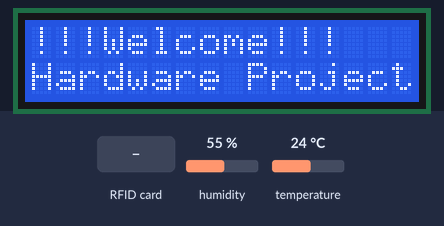
Simulated run of this sketch. Board: ESP8266 (NodeMCU). Parts: 16×2 character LCD. Inputs (shaded band) come from the test bench; at power-on: humidity 55 %, temperature 24 °C. The modem accepts every AT command (registered, SIM ready, sends succeed) and sends nothing else; what the sketch prints to the serial monitor is not drawn.

Above: at 2.3 s.
2.4 s: RFID card 0C 83 D3 A0 held to the reader
At 4.9 s:
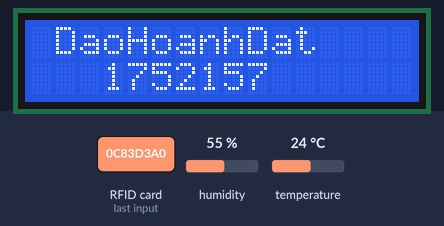
At 6.4 s:
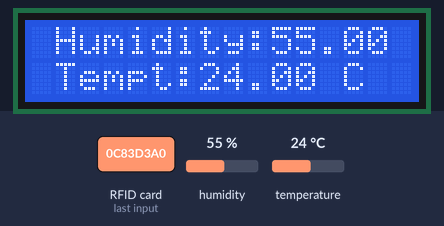
7.0 s: RFID card 90 DA 93 13 held to the reader
At 10.1 s:
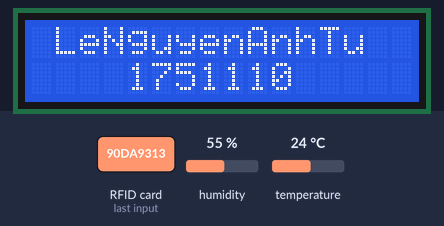
Timing chart, 0 to 11.6 s (numbered marks = the images above; inputs shaded):
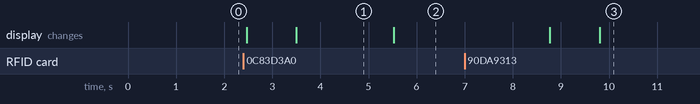

The sketch:

LCD_DHT11_RC522_SIM800L.ino
```cpp
/*************************************************************************/
#include <LiquidCrystal_I2C.h>

// set the LCD number of columns and rows
int lcdColumns = 16;
int lcdRows = 2;

// set LCD address, number of columns and rows
// if you don't know your display address, run an I2C scanner sketch
LiquidCrystal_I2C lcd(0x27, lcdColumns, lcdRows);

/*************************************************************************/
#define SS_PIN D0 //D0
#define RST_PIN D3 //D3

#include <SPI.h>
#include <MFRC522.h>

MFRC522 mfrc522(SS_PIN, RST_PIN);   // Create MFRC522 instance.

/************************************************************************/
#include "DHT.h"

#define DHTPIN 10    // Digital pin connected to the DHT sensor

#define DHTTYPE DHT11   // DHT 11

DHT dht(DHTPIN, DHTTYPE);

/*************************************************************************/
#include <SoftwareSerial.h>

#define RX 15
#define TX 2

SoftwareSerial sim(TX, RX);

/*************************************************************************/
String welcomeMessage = "!!!Welcome!!!";
String projectDescription = "Hardware Project";
String nameMember1 = " DaoHoanhDat ";
String studentID1  = "   1752157 ";
String member1Phone = "+84708367531"; // +880 is the country code
String nameMember2 = " LeNguyenAnhTu ";
String studentID2  = "    1751110    ";
String member2Phone = "+84946688199"; // +880 is the country code

void showTempHumid (float h, float t, float f) {
  lcd.clear();
  lcd.setCursor(0, 0);
  lcd.print(F(" Humidity:"));
  lcd.print(h);
  lcd.setCursor(0, 1);
  lcd.print(F(" Tempt:"));
  lcd.print(t);
  lcd.print(F(" C "));

  Serial.print(F("Humidity: "));
  Serial.print(h);
  Serial.print(F("%  Temperature: "));
  Serial.print(t);
  Serial.print(F("°C | "));
  Serial.print(f);
  Serial.println(F("°F "));
//  Serial.print(F("°F  Heat index: "));
//  Serial.print(hic);
//  Serial.print(F("°C "));
//  Serial.print(hif);
//  Serial.println(F("°F"));
}

void checkCard(){
  // Look for new cards
  if ( ! mfrc522.PICC_IsNewCardPresent())
  {
    return;
  }
  // Select one of the cards
  if ( ! mfrc522.PICC_ReadCardSerial())
  {
    return;
  }
}

void checkSensor(float h, float t, float f){
  // Check if any reads failed and exit early (to try again).
  if (isnan(h) || isnan(t) || isnan(f)) {
    Serial.println(F("Failed to read from DHT sensor!"));
    return;
  }
}

void showPrivateInfo(String memberName, String studentID){
    lcd.clear();
    lcd.setCursor(0, 0);
    lcd.print(" Access Granted ");
    delay(1000);
    lcd.clear();
    lcd.setCursor(0, 0);
    lcd.print(memberName);
    lcd.setCursor(0, 1);
    lcd.print(studentID);
    delay(2000);
}

void sendMessage(String number, float h, float t, float f){
  sim.println("AT+CMGF=1");
  delay(1000);
  sim.println("AT+CMGS=\"" + number + "\"\r");
  delay(1000);
//  String humidSMS = "Humidity: " + h;
//  String temptSMS = "Temperature: " + t + "°C | " + f + "°F";
  sim.print(F("Humidity: "));
  sim.println(h);
  delay(100);
  sim.print(F("Temperature: "));
  sim.print(t);
  sim.print(F("(C) | "));
  sim.print(f);
  sim.print(F("(F)"));
  delay(100);
  sim.println((char)26);
  delay(1000);
}

void setup() {
  // LCD intitialize
  // put your setup code here, to run once:
  Serial.begin(9600);
  lcd.init();
  lcd.setCursor(0,0);
  lcd.print(welcomeMessage);
  lcd.setCursor(0, 1);
  lcd.print(projectDescription);
  lcd.backlight();

  // SIM800L initialize
  Serial.println("System Started...");
  sim.begin(9600);
  delay(1000);

  // RFID initialize
  SPI.begin();      // Initiate  SPI bus
  mfrc522.PCD_Init();   // Initiate MFRC522
}

void loop() {
//  delay(2000);
  // put your main code here, to run repeatedly:
//  checkCard();

  if ( ! mfrc522.PICC_IsNewCardPresent())
  {
    return;
  }
  // Select one of the cards
  if ( ! mfrc522.PICC_ReadCardSerial())
  {
    return;
  }

  // Reading temperature or humidity takes about 250 milliseconds!
  // Sensor readings may also be up to 2 seconds 'old' (its a very slow sensor)
  float h = dht.readHumidity();
  // Read temperature as Celsius (the default)
  float t = dht.readTemperature();
  // Read temperature as Fahrenheit (isFahrenheit = true)
  float f = dht.readTemperature(true);

  checkSensor(h, t, f);

  Serial.println();
  Serial.print(" UID tag: ");
  String content= "";
  byte letter;
  for (byte i = 0; i < mfrc522.uid.size; i++)
  {
//     Serial.print(mfrc522.uid.uidByte[i] < 0x10 ? " 0" : " ");
//     Serial.print(mfrc522.uid.uidByte[i], HEX);
     content.concat(String(mfrc522.uid.uidByte[i] < 0x10 ? " 0" : " "));
     content.concat(String(mfrc522.uid.uidByte[i], HEX));
  }
  content.toUpperCase();
  Serial.println(content);

  if (content.substring(1) == "0C 83 D3 A0") //change UID of the card that you want to give access
  {
//    Serial.println(" Access Granted ");
//    Serial.print(" Welcome ");
//    Serial.print(nameMember1);
//    Serial.println();
//    delay(1000);
//    Serial.println(" Have FUN ");
//    Serial.println();
    showPrivateInfo(nameMember1, studentID1);
    showTempHumid(h, t, f);
    sendMessage(member1Phone, h, t, f);
  }

  else if (content.substring(1) == "90 DA 93 13") //change UID of the card that you want to give access
  {
//    Serial.println(" Access Granted ");
//    Serial.print(" Welcome ");
//    Serial.print(nameMember2);
//    Serial.println();
//    delay(1000);
//    Serial.println(" Have FUN ");
//    Serial.println();
    showPrivateInfo(nameMember2, studentID2);
    showTempHumid(h, t, f);
    sendMessage(member2Phone, h, t, f);
  }

  else   {
    Serial.println(" Access Denied ");
    lcd.clear();
    lcd.setCursor(0, 0);
    lcd.print(" Access Denied ");
    delay(2000);
  }

//  if (sim.available() > 0)
//    Serial.write(sim.read());

}
```

Measured:
- after the input at 2.4 s, the display: first changes after 0.07 s (image 1 shows a later state)
- after the input at 7.0 s, the display: first changes after 1.8 s (image 3 shows a later state)
- what the display in image 1 shows lasts 2.0 s, from 3.5 s to 5.5 s
